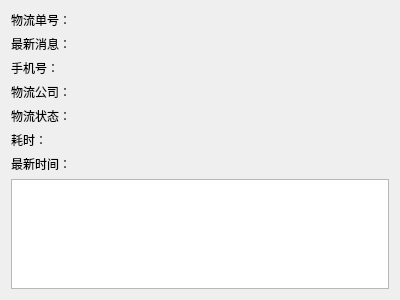
<?xml version="1.0" encoding="UTF-8"?>
<ui version="4.0">
 <class>Dialog</class>
 <widget class="QDialog" name="Dialog">
  <property name="geometry">
   <rect>
    <x>0</x>
    <y>0</y>
    <width>400</width>
    <height>300</height>
   </rect>
  </property>
  <property name="windowTitle">
   <string>Dialog</string>
  </property>
  <layout class="QVBoxLayout" name="verticalLayout_2">
   <item>
    <widget class="QLabel" name="label_mailNo">
     <property name="text">
      <string>物流单号：</string>
     </property>
    </widget>
   </item>
   <item>
    <widget class="QLabel" name="label_lastMessage">
     <property name="text">
      <string>最新消息：</string>
     </property>
    </widget>
   </item>
   <item>
    <widget class="QLabel" name="label_cpMobile">
     <property name="text">
      <string>手机号：</string>
     </property>
    </widget>
   </item>
   <item>
    <widget class="QLabel" name="label_logisticsCompanyName">
     <property name="text">
      <string>物流公司：</string>
     </property>
    </widget>
   </item>
   <item>
    <widget class="QLabel" name="label_logisticsStatus">
     <property name="text">
      <string>物流状态：</string>
     </property>
    </widget>
   </item>
   <item>
    <widget class="QLabel" name="label_takeTime">
     <property name="text">
      <string>耗时：</string>
     </property>
    </widget>
   </item>
   <item>
    <widget class="QLabel" name="label_lastTime">
     <property name="text">
      <string>最新时间：</string>
     </property>
    </widget>
   </item>
   <item>
    <widget class="QTableView" name="tableView"/>
   </item>
  </layout>
 </widget>
 <resources/>
 <connections/>
</ui>
